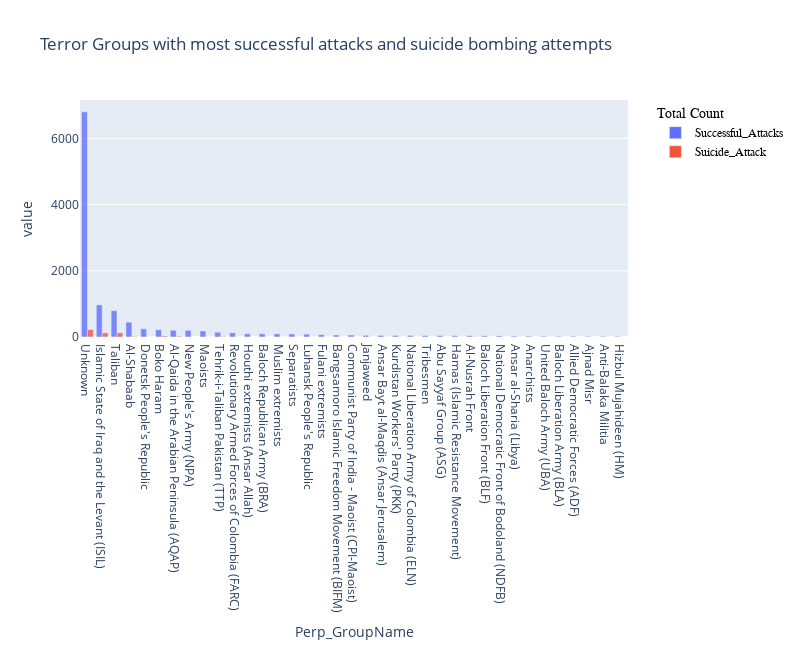

The notebook cell saved with this chart:
### Code cell
fig = px.bar(
    data_frame=successful_attacks,
    x = successful_attacks.index,
    y = ['Successful_Attacks', 'Suicide_Attack'],
    opacity=0.8,
    orientation='v',
    barmode='group',
    title = 'Terror Groups with most successful attacks and suicide bombing attempts'
)
fig.update_layout(legend = dict(
    title = 'Total Count',
    x = 1.05,
    y = 1,
    orientation = 'v',
    font = dict(
        family = "Arial",
        size = 12,
        color = "black"

    )
),
width = 800, height = 650)
fig.show()

### Figure 1 — Plotly figure (JSON) as saved in the notebook; plotly's stock layout.template omitted (floating-point values rounded to 4 significant figures)
{"data": [{"alignmentgroup": "True", "hovertemplate": "variable=Successful_Attacks<br>Perp_GroupName=%{x}<br>value=%{y}<extra></extra>", "legendgroup": "Successful_Attacks", "marker": {"color": "#636efa", "opacity": 0.8, "pattern": {"shape": ""}}, "name": "Successful_Attacks", "offsetgroup": "Successful_Attacks", "orientation": "v", "showlegend": true, "textposition": "auto", "type": "bar", "x": ["Unknown", "Islamic State of Iraq and the Levant (ISIL)", "Taliban", "Al-Shabaab", "Donetsk People's Republic", "Boko Haram", "Al-Qaida in the Arabian Peninsula (AQAP)", "New People's Army (NPA)", "Maoists", "Tehrik-i-Taliban Pakistan (TTP)", "Revolutionary Armed Forces of Colombia (FARC)", "Houthi extremists (Ansar Allah)", "Baloch Republican Army (BRA)", "Muslim extremists", "Separatists", "Luhansk People's Republic", "Fulani extremists", "Bangsamoro Islamic Freedom Movement (BIFM)", "Communist Party of India - Maoist (CPI-Maoist)", "Janjaweed", "Ansar Bayt al-Maqdis (Ansar Jerusalem)", "Kurdistan Workers' Party (PKK)", "National Liberation Army of Colombia (ELN)", "Tribesmen", "Abu Sayyaf Group (ASG)", "Hamas (Islamic Resistance Movement)", "Al-Nusrah Front", "Baloch Liberation Front (BLF)", "National Democratic Front of Bodoland (NDFB)", "Ansar al-Sharia (Libya)", "Anarchists", "United Baloch Army (UBA)", "Baloch Liberation Army (BLA)", "Allied Democratic Forces (ADF)", "Ajnad Misr", "Anti-Balaka Militia", "Hizbul Mujahideen (HM)"], "xaxis": "x", "y": [6801, 968, 795, 448, 247, 219, 205, 202, 181, 144, 125, 98, 97, 94, 90, 87, 68, 60, 59, 50, 48, 48, 48, 46, 43, 40, 39, 36, 34, 28, 27, 24, 23, 22, 20, 20, 20], "yaxis": "y"}, {"alignmentgroup": "True", "hovertemplate": "variable=Suicide_Attack<br>Perp_GroupName=%{x}<br>value=%{y}<extra></extra>", "legendgroup": "Suicide_Attack", "marker": {"color": "#EF553B", "opacity": 0.8, "pattern": {"shape": ""}}, "name": "Suicide_Attack", "offsetgroup": "Suicide_Attack", "orientation": "v", "showlegend": true, "textposition": "auto", "type": "bar", "x": ["Unknown", "Islamic State of Iraq and the Levant (ISIL)", "Taliban", "Al-Shabaab", "Donetsk People's Republic", "Boko Haram", "Al-Qaida in the Arabian Peninsula (AQAP)", "New People's Army (NPA)", "Maoists", "Tehrik-i-Taliban Pakistan (TTP)", "Revolutionary Armed Forces of Colombia (FARC)", "Houthi extremists (Ansar Allah)", "Baloch Republican Army (BRA)", "Muslim extremists", "Separatists", "Luhansk People's Republic", "Fulani extremists", "Bangsamoro Islamic Freedom Movement (BIFM)", "Communist Party of India - Maoist (CPI-Maoist)", "Janjaweed", "Ansar Bayt al-Maqdis (Ansar Jerusalem)", "Kurdistan Workers' Party (PKK)", "National Liberation Army of Colombia (ELN)", "Tribesmen", "Abu Sayyaf Group (ASG)", "Hamas (Islamic Resistance Movement)", "Al-Nusrah Front", "Baloch Liberation Front (BLF)", "National Democratic Front of Bodoland (NDFB)", "Ansar al-Sharia (Libya)", "Anarchists", "United Baloch Army (UBA)", "Baloch Liberation Army (BLA)", "Allied Democratic Forces (ADF)", "Ajnad Misr", "Anti-Balaka Militia", "Hizbul Mujahideen (HM)"], "xaxis": "x", "y": [225, 126, 126, 18, 1, 32, 24, 0, 0, 17, 0, 0, 0, 2, 0, 0, 0, 0, 0, 0, 4, 0, 0, 0, 0, 1, 10, 0, 0, 2, 0, 0, 0, 0, 0, 0, 0], "yaxis": "y"}], "layout": {"barmode": "group", "height": 650, "legend": {"font": {"color": "black", "family": "Arial", "size": 12}, "orientation": "v", "title": {"text": "Total Count"}, "tracegroupgap": 0, "x": 1.05, "y": 1}, "title": {"text": "Terror Groups with most successful attacks and suicide bombing attempts"}, "width": 800, "xaxis": {"anchor": "y", "domain": [0, 1], "title": {"text": "Perp_GroupName"}}, "yaxis": {"anchor": "x", "domain": [0, 1], "title": {"text": "value"}}}}
